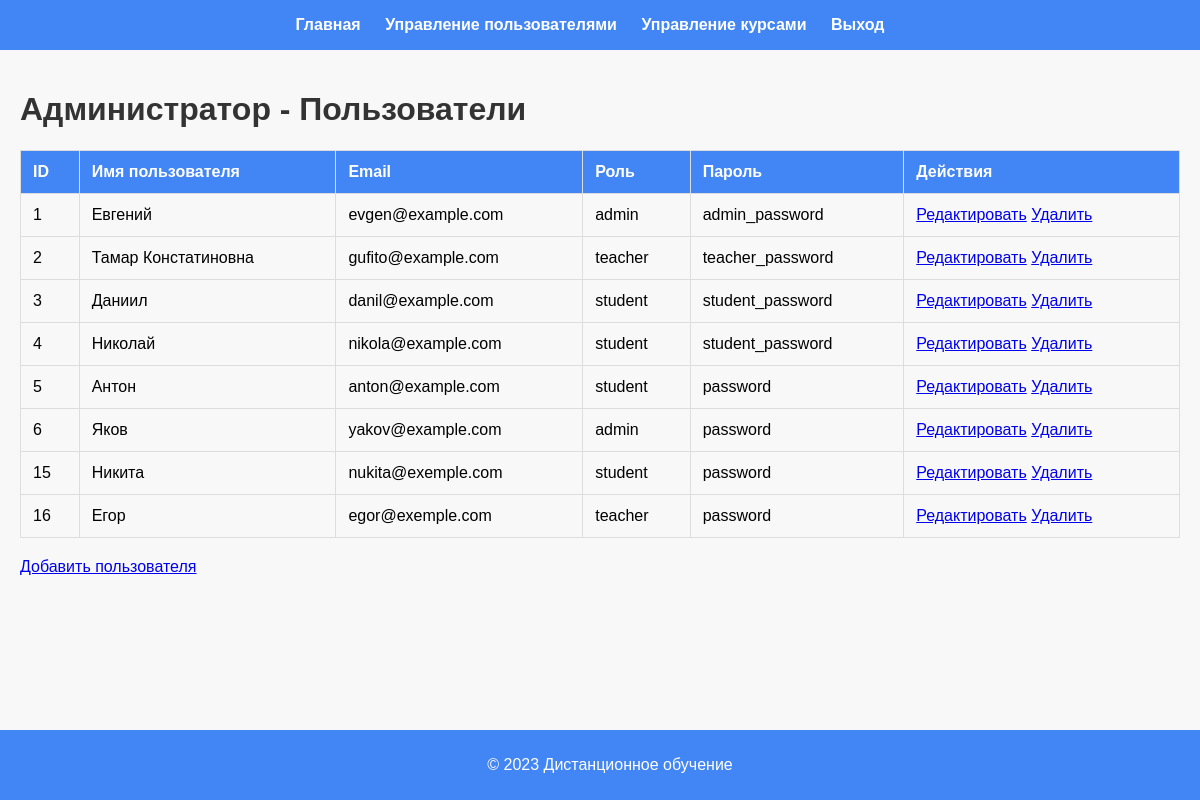
The page /anton/roles/admin/manage_users.php (signed in) on the database its author committed.
### tables this page shows
CREATE TABLE `users` (
  `id` int NOT NULL AUTO_INCREMENT,
  `username` varchar(255) NOT NULL,
  `email` varchar(255) NOT NULL,
  `password` varchar(255) NOT NULL,
  `role` enum('admin','teacher','student') NOT NULL,
  PRIMARY KEY (`id`)
);

### anton/includes/functions_admin.php (called while the page is built, shortened)
<?php
function getAllUsers($conn) {
    $query = "SELECT id, username, email, role, password FROM users";
    $result = mysqli_query($conn, $query);
    $users = [];
    while ($row = mysqli_fetch_assoc($result)) {
        $users[] = $row;
    }
    return $users;
}
?>

### anton/roles/admin/manage_users.php (the view, shortened to what this page needs)
<?php
include('../../includes/db.php');
include('../../includes/functions_admin.php');
$users = getAllUsers($conn);
?>
<!DOCTYPE html>
<html lang="en">
<head>
    <link rel="stylesheet" href="../../css/styles.css?v=2">
</head>
<body>
    <header>
        <nav>
            <ul>
                <li><a href="index.php">Главная</a></li>
                <li><a href="manage_users.php">Управление пользователями</a></li>
                <li><a href="manage_courses.php">Управление курсами</a></li>
                <li><a href="../../logout.php">Выход</a></li>
            </ul>
        </nav>
    </header>
    <main>
        <h1>Администратор - Пользователи</h1>
        <?php if (is_array($users) && count($users) > 0): ?>
            <table>
                <tr>
                    <th>ID</th>
                    <th>Имя пользователя</th>
                    <th>Email</th>
                    <th>Роль</th>
                    <th>Пароль</th>
                    <th>Действия</th>
                </tr>
                <?php foreach ($users as $user): ?>
                    <tr>
                        <td><?= $user['id']; ?></td>
                        <td><?= $user['username']; ?></td>
                        <td><?= $user['email']; ?></td>
                        <td><?= $user['role']; ?></td>
                        <td><?= $user['password']; ?></td>
                        <td>
                            <a href="edit_user.php?user_id=<?php echo $user['id']; ?>">Редактировать</a>
                            <a href="?action=delete_user&user_id=<?= $user['id']; ?>" onclick="return confirm('Вы уверены?')">Удалить</a>
                        </td>
                    </tr>
                <?php endforeach; ?>
            </table>
        <?php else: ?>
            <p>Данные отсутствуют.</p>
        <?php endif; ?>
        <div class="button-container">
            <a href="add_user.php">Добавить пользователя</a>
        </div>
    </main>
 <footer class="footer">
        <p>&copy; 2023 Дистанционное обучение</p>
    </footer>
</body>
</html>

### anton/css/styles.css (style rules this page uses)
body { font-family: 'Arial', sans-serif; background-color: #f8f8f8; color: #333; margin: 0; padding: 0; }
header { background-color: #4285f4; color: #fff; padding: 1em; text-align: center; }
nav ul { list-style: none; padding: 0; margin: 0; }
nav ul li { display: inline-block; margin-right: 20px; }
nav a { text-decoration: none; color: #fff; font-weight: bold; }
main { padding: 20px; }
table { width: 80%; margin: 0 auto; border-collapse: collapse; margin-top: 20px; }
th, td { border: 1px solid #ddd; padding: 10px; text-align: left; }
th { background-color: #4285f4; color: #fff; }
.button-container { margin-top: 20px; }
.footer { background-color: #4285f4; color: #fff; text-align: center; padding: 10px; position: fixed; bottom: 0; width: 100%; }
table { width: 100%; border-collapse: collapse; margin-top: 20px; }
table, th, td { border: 1px solid #ddd; color: black; }
th, td { padding: 12px; text-align: left; }

### rows shown on the page
users: id "1", username "Евгений", email "evgen@example.com", role "admin", password "admin_password"
users: id "2", username "Тамар Констатиновна", email "gufito@example.com", role "teacher", password "teacher_password"
users: id "3", username "Даниил", email "danil@example.com", role "student", password "student_password"
users: id "4", username "Николай", email "nikola@example.com", role "student", password "student_password"
users: id "5", username "Антон", email "anton@example.com", role "student", password "password"
users: id "6", username "Яков", email "yakov@example.com", role "admin", password "password"
users: id "15", username "Никита", email "nukita@exemple.com", role "student", password "password"
users: id "16", username "Егор", email "egor@exemple.com", role "teacher", password "password"
